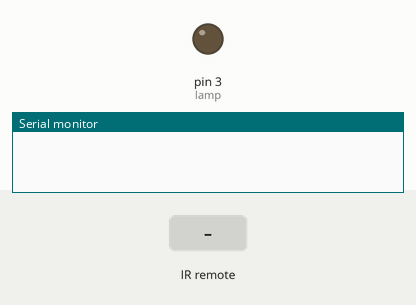
Recording of a sketch running on a simulated Arduino Uno, built with avr-gcc and run on an emulated ATmega328P. Parts: output pins drawn as LEDs (lit = HIGH), the last lines printed to the serial monitor. Inputs (shaded band) come from the test bench.

Above: at 1.2 s.
1.3 s: infrared code 0x20DEB04F received
At 2.8 s:
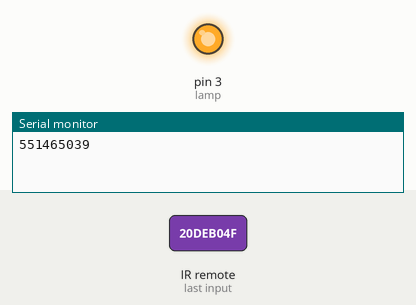
Timing chart, 0 to 4.3 s (numbered marks = the images above; inputs shaded):
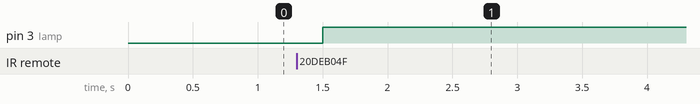

The sketch:

IRmote.ino
```cpp
#include <IRremote.h>
int pin=7;
#define lamp 3
int etat=0;
IRrecv recv(pin);
decode_results(rslt);


void setup()
{

Serial.begin(9600);
pinMode(lamp,OUTPUT);
recv.enableIRIn();
}

void loop()
{

if(recv.decode(&rslt))
{
  Serial.println(rslt.value,DEC);
  delay(200);
 if(rslt.value==551465039)
 {
   etat=!etat;
    digitalWrite(lamp,etat);
  }
  recv.resume();


}
}
```

Measured:
- after the input at 1.3 s, pin 3 (lamp): LOW → HIGH after 0.20 s
